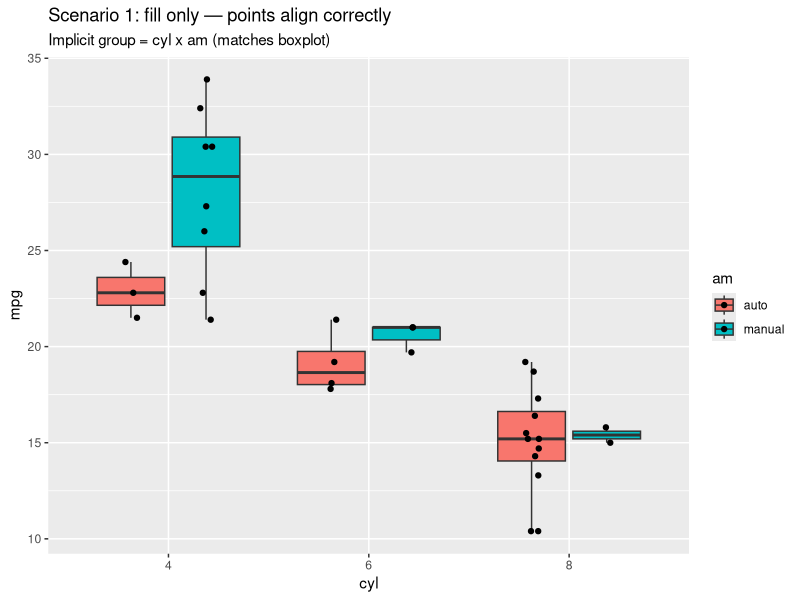
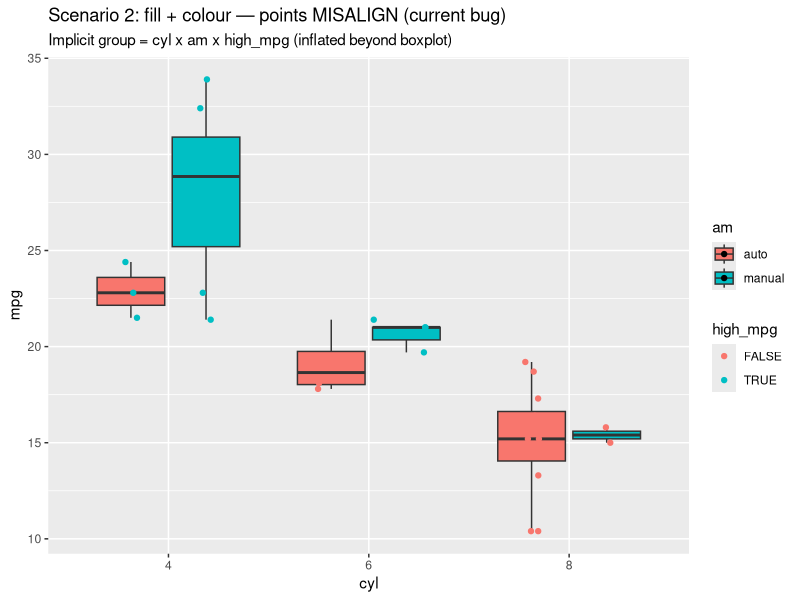
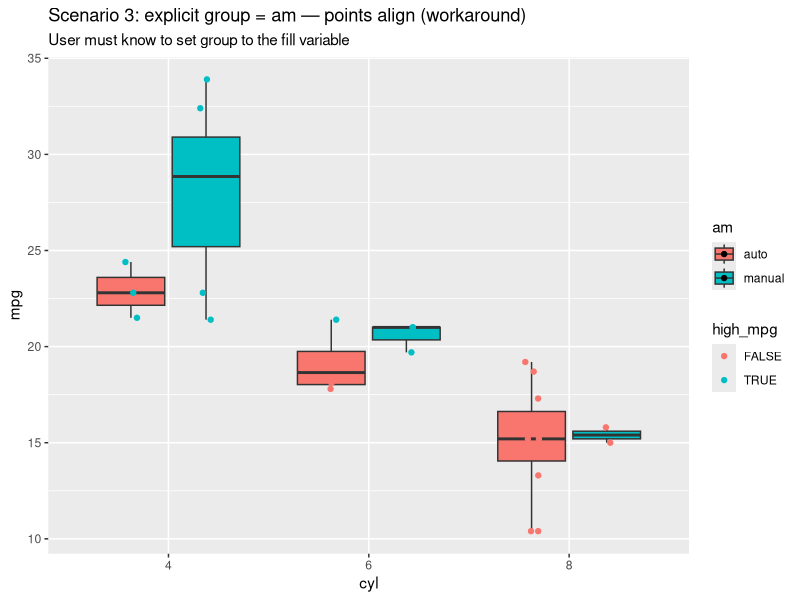

These charts were generated, in order, by the following R code:
# Demo: position_jitterdodge() grouping misalignment
# ===================================================
#
# This script demonstrates the silent misalignment that occurs when
# overlaying jittered points on dodged boxplots with additional discrete
# aesthetics. Uses only base R datasets (mtcars).
#
# Run with: source("dev/demo-jitterdodge-issue.R")

library(ggplot2)

# --- Setup: prepare mtcars with clear categorical + logical variables ---
df <- within(mtcars, {
  cyl  <- factor(cyl)             # 3 levels: 4, 6, 8
  am   <- factor(am, labels = c("auto", "manual"))  # transmission
  high_mpg <- mpg > median(mpg)   # logical: above/below median
})

# =====================================================================
# SCENARIO 1: Works perfectly
# Only fill mapped -> implicit group = cyl x am -> matches boxplot
# =====================================================================
p1 <- ggplot(df, aes(x = cyl, y = mpg, fill = am)) +
  geom_boxplot(outlier.shape = NA) +
  geom_point(
    position = position_jitterdodge(jitter.width = 0.15, seed = 42)
  ) +
  labs(
    title = "Scenario 1: fill only — points align correctly",
    subtitle = "Implicit group = cyl x am (matches boxplot)"
  )

# =====================================================================
# SCENARIO 2: Breaks silently (CURRENT BEHAVIOR)
# colour = high_mpg added -> implicit group = cyl x am x high_mpg
# Boxplot still groups by cyl x am -> mismatch -> misaligned points
# =====================================================================
p2 <- ggplot(df, aes(x = cyl, y = mpg, fill = am)) +
  geom_boxplot(outlier.shape = NA) +
  geom_point(
    aes(colour = high_mpg),
    position = position_jitterdodge(jitter.width = 0.15, seed = 42)
  ) +
  labs(
    title = "Scenario 2: fill + colour — points MISALIGN (current bug)",
    subtitle = "Implicit group = cyl x am x high_mpg (inflated beyond boxplot)"
  )

# =====================================================================
# SCENARIO 3: Manual workaround (CURRENT FIX)
# Explicit group = am overrides implicit grouping
# =====================================================================
p3 <- ggplot(df, aes(x = cyl, y = mpg, fill = am)) +
  geom_boxplot(outlier.shape = NA) +
  geom_point(
    aes(colour = high_mpg, group = am),
    position = position_jitterdodge(jitter.width = 0.15, seed = 42)
  ) +
  labs(
    title = "Scenario 3: explicit group = am — points align (workaround)",
    subtitle = "User must know to set group to the fill variable"
  )

# =====================================================================
# AFTER BRANCH 2 (jitterdodge-smart-default):
# Scenario 2 would produce the same result as Scenario 3 automatically,
# because position_jitterdodge() infers dodge grouping from fill.
# =====================================================================

# --- Print all three ---
print(p1)
print(p2)
print(p3)

cat("\n")
cat("Scenario 1: fill only        -> correct alignment\n")
cat("Scenario 2: fill + colour    -> MISALIGNED (current behavior)\n")
cat("Scenario 3: fill + colour    -> correct (manual group= workaround)\n")
cat("\n")
cat("Branch 1 (docs-warning): Scenario 2 would emit a warning guiding\n")
cat("  the user to apply the Scenario 3 fix.\n")
cat("Branch 2 (smart-default): Scenario 2 would just work — no\n")
cat("  workaround needed.\n")
